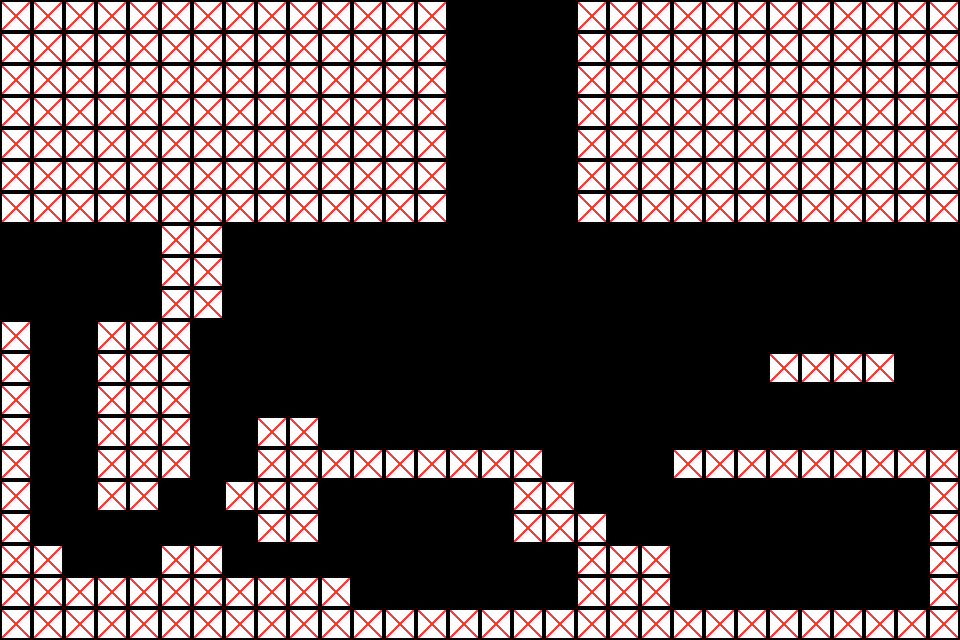

This game map was drawn from its Tiled (.tmx) file and the tilesets committed beside it. A one-line description and the full map source follow:
An orthogonal 30x20 tile map with 32x32 px tiles, 1 tile layer (Tile Layer 1) and 29 objects.

<map version="1.10" tiledversion="1.11.2" orientation="orthogonal" renderorder="right-down" width="30" height="20" tilewidth="32" tileheight="32" infinite="0" nextlayerid="4" nextobjectid="48">
 <tileset firstgid="1" source="testingblock.tsx" />
 <layer id="1" name="Tile Layer 1" width="30" height="20">
  <data encoding="csv">
1,1,1,1,1,1,1,1,1,1,1,1,1,1,0,0,0,0,1,1,1,1,1,1,1,1,1,1,1,1,
1,1,1,1,1,1,1,1,1,1,1,1,1,1,0,0,0,0,1,1,1,1,1,1,1,1,1,1,1,1,
1,1,1,1,1,1,1,1,1,1,1,1,1,1,0,0,0,0,1,1,1,1,1,1,1,1,1,1,1,1,
1,1,1,1,1,1,1,1,1,1,1,1,1,1,0,0,0,0,1,1,1,1,1,1,1,1,1,1,1,1,
1,1,1,1,1,1,1,1,1,1,1,1,1,1,0,0,0,0,1,1,1,1,1,1,1,1,1,1,1,1,
1,1,1,1,1,1,1,1,1,1,1,1,1,1,0,0,0,0,1,1,1,1,1,1,1,1,1,1,1,1,
1,1,1,1,1,1,1,1,1,1,1,1,1,1,0,0,0,0,1,1,1,1,1,1,1,1,1,1,1,1,
0,0,0,0,0,1,1,0,0,0,0,0,0,0,0,0,0,0,0,0,0,0,0,0,0,0,0,0,0,0,
0,0,0,0,0,1,1,0,0,0,0,0,0,0,0,0,0,0,0,0,0,0,0,0,0,0,0,0,0,0,
0,0,0,0,0,1,1,0,0,0,0,0,0,0,0,0,0,0,0,0,0,0,0,0,0,0,0,0,0,0,
1,0,0,1,1,1,0,0,0,0,0,0,0,0,0,0,0,0,0,0,0,0,0,0,0,0,0,0,0,0,
1,0,0,1,1,1,0,0,0,0,0,0,0,0,0,0,0,0,0,0,0,0,0,0,1,1,1,1,0,0,
1,0,0,1,1,1,0,0,0,0,0,0,0,0,0,0,0,0,0,0,0,0,0,0,0,0,0,0,0,0,
1,0,0,1,1,1,0,0,1,1,0,0,0,0,0,0,0,0,0,0,0,0,0,0,0,0,0,0,0,0,
1,0,0,1,1,1,0,0,1,1,1,1,1,1,1,1,1,0,0,0,0,1,1,1,1,1,1,1,1,1,
1,0,0,1,1,0,0,1,1,1,0,0,0,0,0,0,1,1,0,0,0,0,0,0,0,0,0,0,0,1,
1,0,0,0,0,0,0,0,1,1,0,0,0,0,0,0,1,1,1,0,0,0,0,0,0,0,0,0,0,1,
1,1,0,0,0,1,1,0,0,0,0,0,0,0,0,0,0,0,1,1,1,0,0,0,0,0,0,0,0,1,
1,1,1,1,1,1,1,1,1,1,1,0,0,0,0,0,0,0,1,1,1,0,0,0,0,0,0,0,0,1,
1,1,1,1,1,1,1,1,1,1,1,1,1,1,1,1,1,1,1,1,1,1,1,1,1,1,1,1,1,1
</data>
 </layer>
 <objectgroup color="#c8bc9f" id="3" name="sand_zones">
  <object id="29" x="34.101" y="322.823" width="57.9717" height="218.246" />
  <object id="30" x="63.6667" y="540.667" width="95.3333" height="34" />
  <object id="31" x="92.3333" y="511.667" width="163.333" height="31.3333" />
  <object id="32" x="160.667" y="481" width="63" height="29" />
  <object id="33" x="193" y="416.667" width="62.6667" height="61.6667" />
  <object id="34" x="224.667" y="544.333" width="95.6667" height="30.3333" />
  <object id="35" x="320.333" y="480.333" width="191.667" height="95" />
  <object id="36" x="352.333" y="576" width="160.333" height="31.3333" />
  <object id="37" x="513.333" y="544.333" width="63.3333" height="63" />
 </objectgroup>
 <objectgroup id="2" name="collisions">
  <object id="6" x="2.2734" y="1.1367" width="443.313" height="222.793" />
  <object id="9" x="1.1367" y="577.444" width="351.24" height="60.2451" />
  <object id="10" x="161.411" y="545.616" width="60.2451" height="27.2808" />
  <object id="11" x="4.5468" y="321.686" width="26.1441" height="251.211" />
  <object id="12" x="34.101" y="547.889" width="26.1441" height="26.1441" />
  <object id="14" x="98.8929" y="321.96" width="91.6626" height="157.728" />
  <object id="15" x="97.7562" y="480.824" width="57.9717" height="28.4175" />
  <object id="16" x="226.203" y="481.961" width="89.7993" height="28.4175" />
  <object id="17" x="258.031" y="511.515" width="61.3818" height="29.5542" />
  <object id="18" x="259.168" y="419.442" width="56.835" height="57.9717" />
  <object id="19" x="319.413" y="447.86" width="221.657" height="31.8276" />
  <object id="20" x="511.515" y="483.098" width="67.0653" height="56.835" />
  <object id="21" x="576.307" y="513.788" width="30.6909" height="90.936" />
  <object id="22" x="609.271" y="547.889" width="61.3818" height="56.835" />
  <object id="23" x="353.514" y="608.135" width="606.998" height="28.4175" />
  <object id="24" x="929.821" y="451.27" width="28.4175" height="151.181" />
  <object id="25" x="675.2" y="451.27" width="248.937" height="25.0074" />
  <object id="26" x="771.819" y="354.65" width="123.9" height="26.1441" />
  <object id="27" x="579.717" y="2.2734" width="379.658" height="217.11" />
  <object id="42" x="161.504" y="225.445" width="60.658" height="94.11" />
 </objectgroup>
</map>
